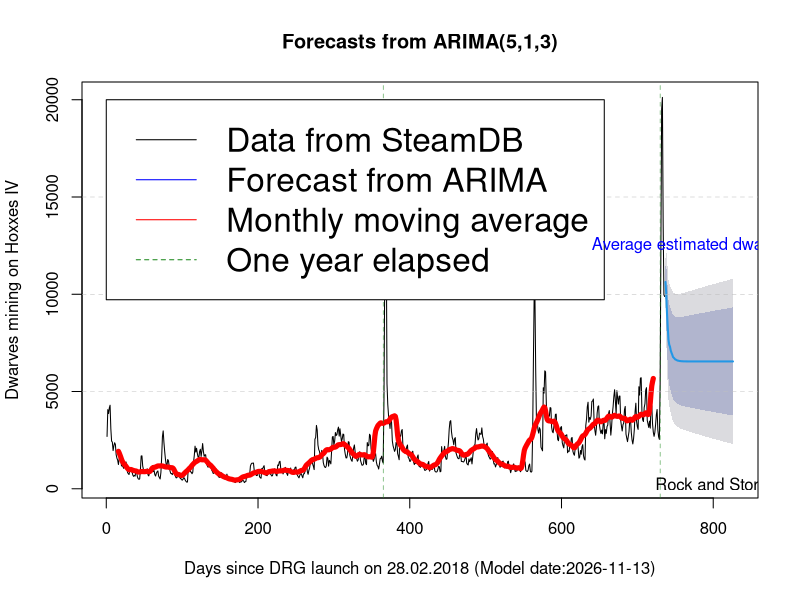

The R source for this figure:
#Setup

#setwd("...")

#Import

data <- read.csv(file = "chart.csv", sep = ";", header = TRUE)

data_selection <- data[455:length(data[,2]),1:2]

#Analysis

require(forecast)

ma <- ma(data_selection[,2], 30)

model <- auto.arima(data_selection[,2])

forecast_period <- 90

model_forecast <- round(median(forecast(model, h = forecast_period)$mean))

png(sprintf("drg_model_%4s.png", Sys.Date()), width = 1920, height = 1080)

plot(forecast(model, h = forecast_period), ylab = "Dwarves mining on Hoxxes IV", xlab = sprintf("Days since DRG launch on 28.02.2018 (Model date:%4s)", Sys.Date()), lwd = 1)
lines(ma, col = "red", lwd = 5)
abline(v = c(365,365*2), col = "forestgreen", lty = 2, lwd = 0.5)
abline(h = c(5000, 10000, 15000), col = "grey", lty = 2, lwd = 0.5)
legend(0, 20000, legend=c("Data from SteamDB", "Forecast from ARIMA", "Monthly moving average", "One year elapsed"), col=c("black", "blue", "red", "forestgreen"), lty=c(1, 1, 1, 2), cex=2)
text(800, 250, "Rock and Stone", cex=1)
text(800, 12500, sprintf("Average estimated dwarves:%d", model_forecast), col = "blue", cex=1)

dev.off()
